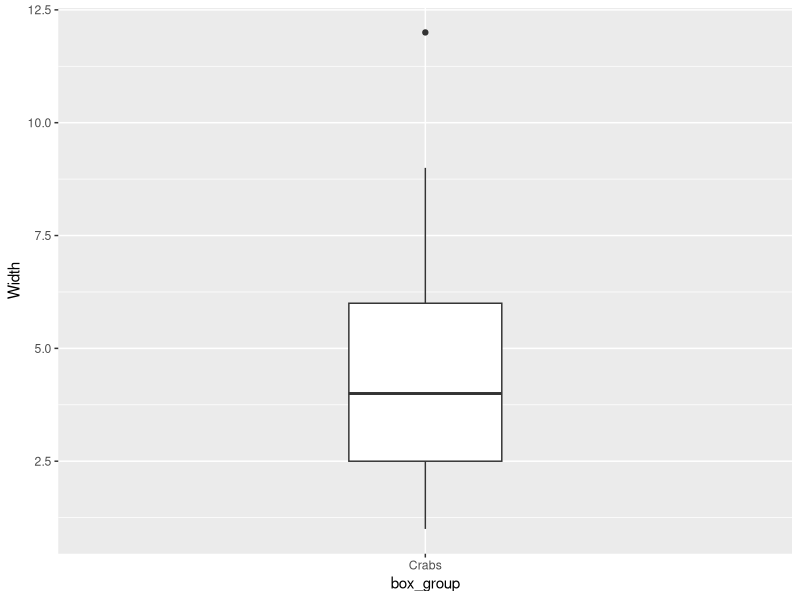
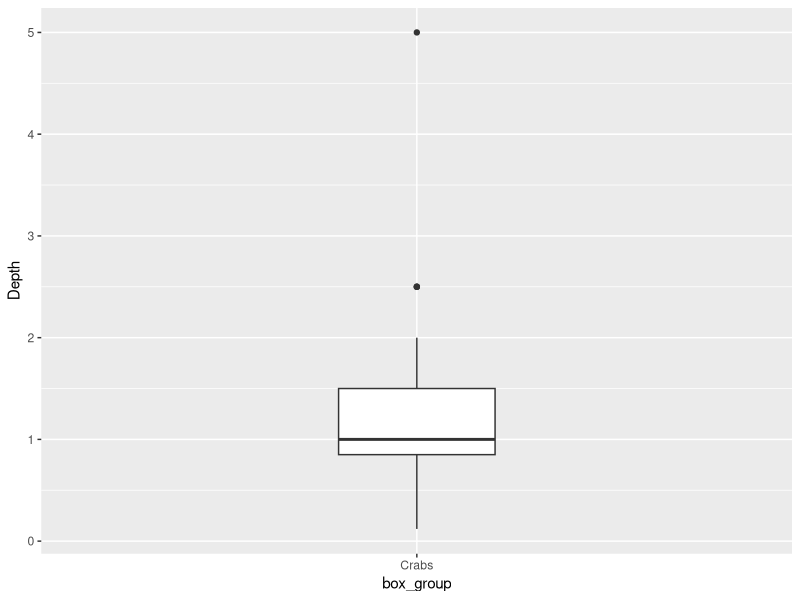
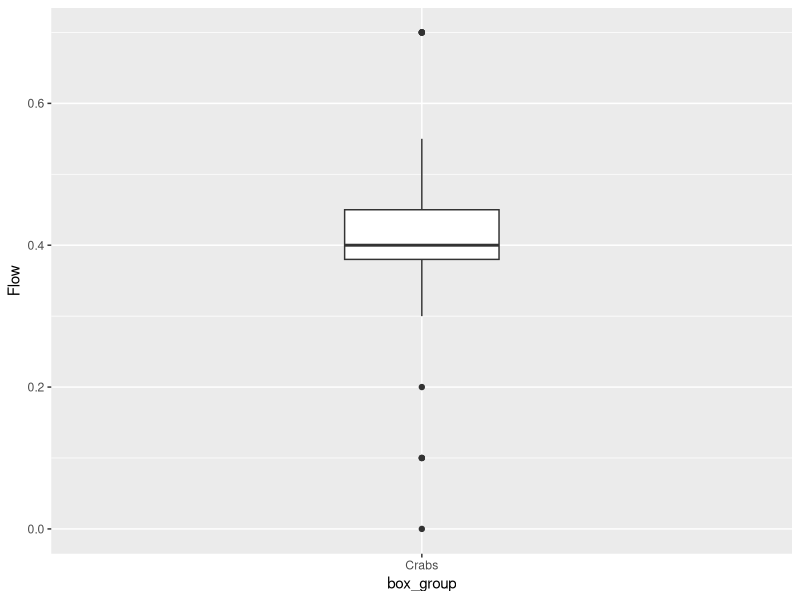
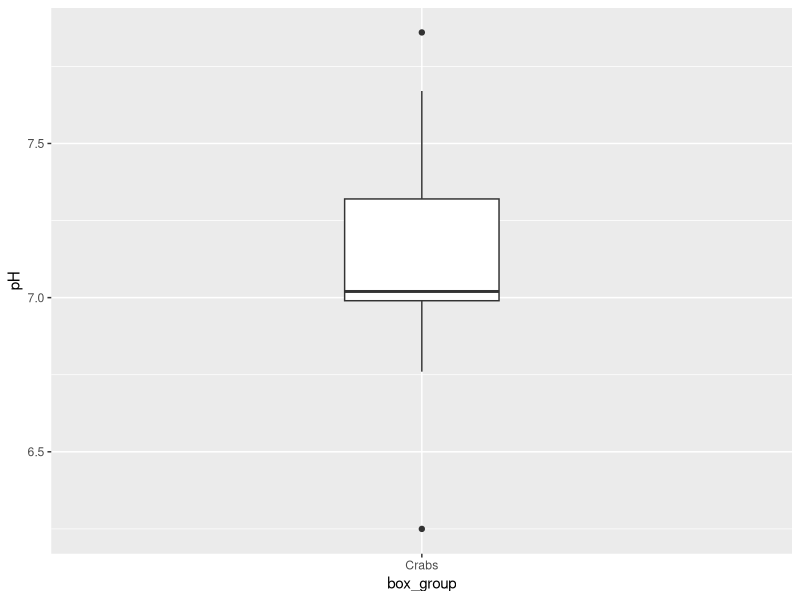
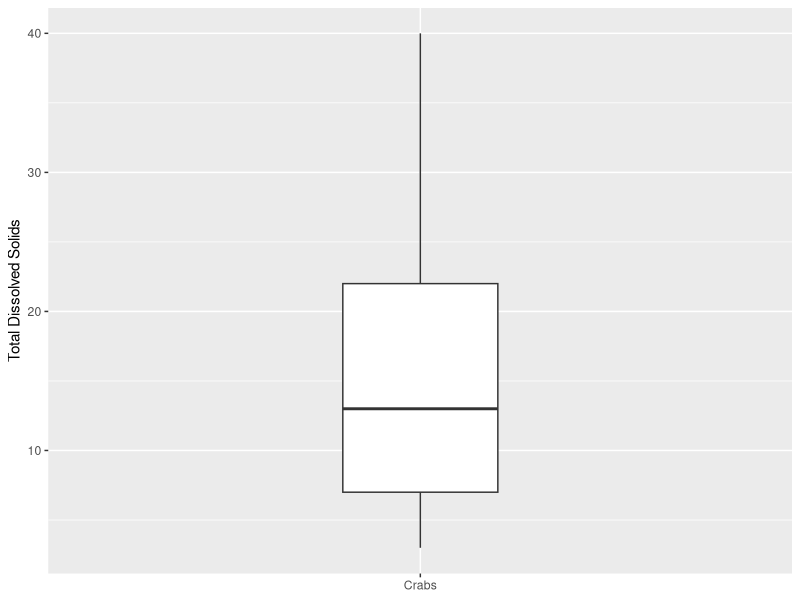
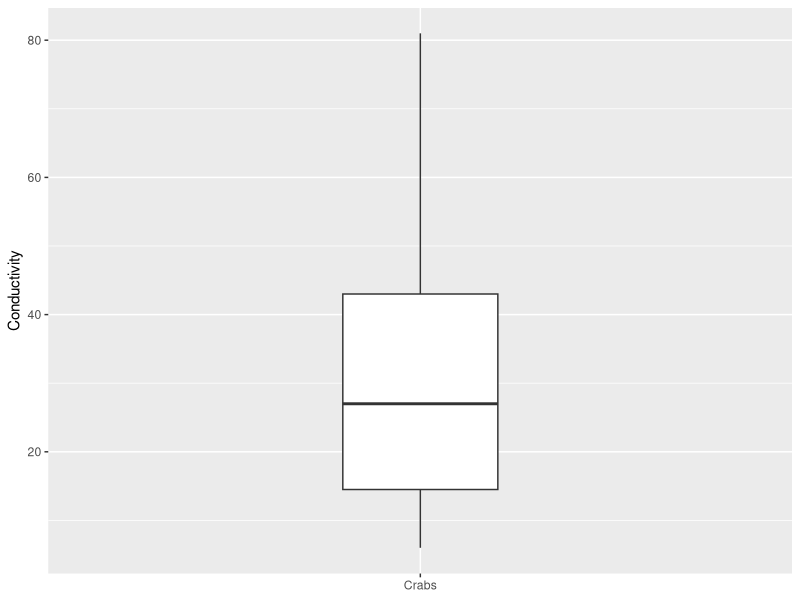
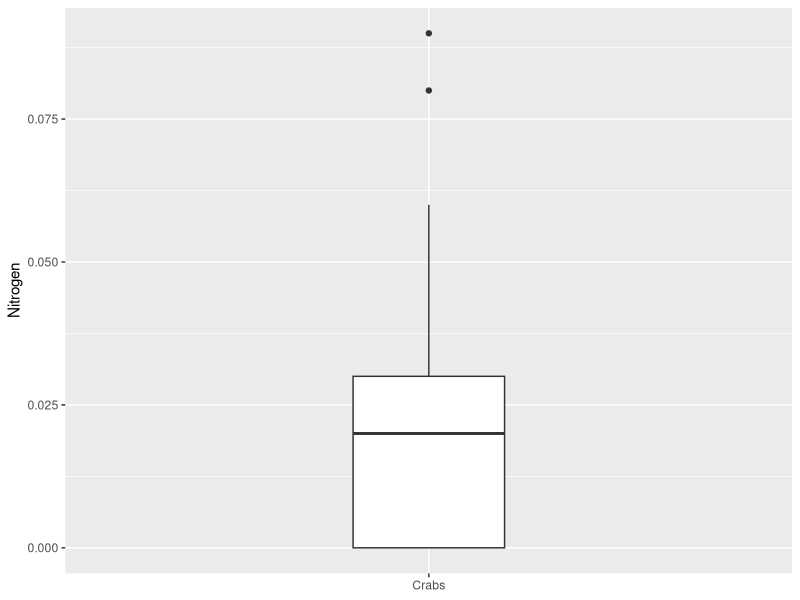
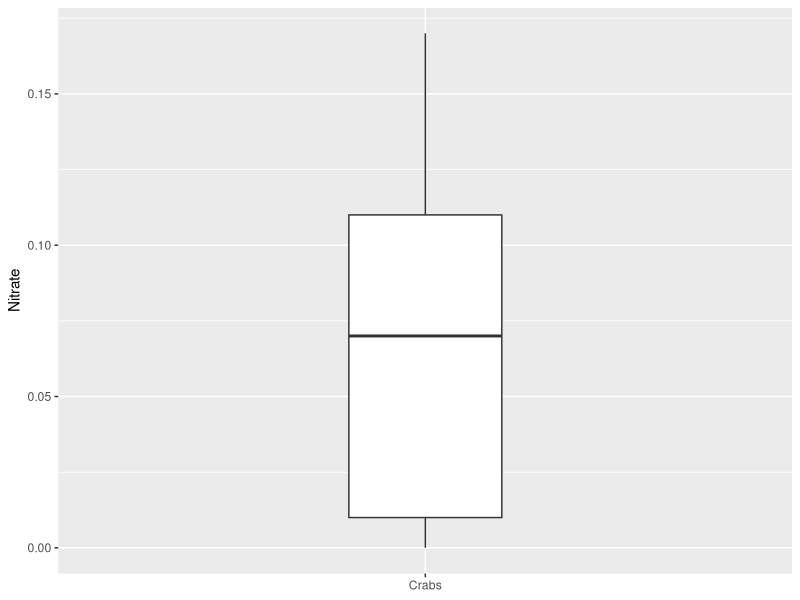

R code for these plots, in order:
## ---- chunk 1
library(tidyverse)
library(here)
library(GGally)
library(patchwork)
## ---- chunk 2
crabs_raw <- read_csv(here("Data","aegla_crabs.csv"))
## ---- chunk 3
view(crabs_raw)
## ---- chunk 4
crabs_data <- crabs_raw %>%
  select(Width, Depth, Flow, pH, TDS, Cond, N, Ni, Nt, Phos, Mg, Ca) %>%
  drop_na() %>% 
  mutate(box_group = "Crabs",row_order = 1:nrow(.))
## ---- chunk 5
view(crabs_data)
## ---- chunk 6
crabs_data %>% 
  ggplot(aes(x = box_group, 
             y = Width)) +
  geom_boxplot(width = 0.25)

## ---- chunk 7
crabs_data %>% 
  ggplot(aes(x = box_group, 
             y = Depth)) +
  geom_boxplot(width = 0.25)

## ---- chunk 8
crabs_data %>% 
  ggplot(aes(x = box_group, 
             y = Flow)) +
  geom_boxplot(width = 0.25)

## ---- chunk 9
crabs_data %>% 
  ggplot(aes(x = box_group, 
             y = pH)) +
  geom_boxplot(width = 0.25)

## ---- chunk 10
crabs_data %>% 
  ggplot(aes(x = box_group, 
             y = TDS)) +
  geom_boxplot(width = 0.25) +
  labs(x = NULL,
       y = "Total Dissolved Solids")

## ---- chunk 11
crabs_data %>% 
  ggplot(aes(x = box_group, 
             y = Cond)) +
  geom_boxplot(width = 0.25) +
  labs(x = NULL,
       y = "Conductivity")

## ---- chunk 12
crabs_data %>% 
  ggplot(aes(x = box_group, 
             y = N)) +
  geom_boxplot(width = 0.25) +
  labs(x = NULL,
       y = "Nitrogen")

## ---- chunk 13
crabs_data %>% 
  ggplot(aes(x = box_group, 
             y = Ni)) +
  geom_boxplot(width = 0.25) +
  labs(x = NULL,
       y = "Nitrate")

## ---- chunk 14
crabs_data %>%
  ggplot(aes(x = box_group,
             y = Nt)) +
  geom_boxplot(width = 0.25)+
   labs(x = NULL,
        y = "Nitrite Concentrations")

## ---- chunk 15
crabs_data %>%
  ggplot(aes(x = box_group,
             y = Phos)) +
  geom_boxplot(width = 0.25)+
   labs(x = NULL,
        y = "Phosphate")

## ---- chunk 16
crabs_data %>%
  ggplot(aes(x = box_group,
             y = Mg)) +
  geom_boxplot(width = 0.25)+
   labs(x = NULL,
        y = "Magnesium")

## ---- chunk 17
crabs_data %>%
  ggplot(aes(x = box_group,
             y = Ca)) +
  geom_boxplot(width = 0.25)+
   labs(x = NULL,
        y = "Calcium concentrations")
## ---- chunk 18
clev_width <- crabs_data %>% 
  ggplot(aes(x = Width,
             y = row_order)) +
  geom_point() +
  labs(x = "Width",
       y = "Order of the data")
clev_width

## ---- chunk 19
clev_depth <- crabs_data %>% 
  ggplot(aes(x = Depth,
             y = row_order)) +
  geom_point() +
  labs(x = "Depth",
       y = "Order of the data")
clev_depth

## ---- chunk 20
clev_pH <- crabs_data %>% 
  ggplot(aes(x = pH,
             y = row_order)) +
  geom_point() +
  labs(x = "pH",
       y = "Order of the data")
clev_pH

## ---- chunk 21
clev_nitro <- crabs_data %>% 
  ggplot(aes(x = N,
             y = row_order)) +
  geom_point() +
  labs(x = "Nitrogen",
       y = "Order of the data")
clev_nitro


## ---- chunk 22
clev_width+clev_depth+clev_pH+clev_nitro
## ---- chunk 23
h1 <- crabs_data %>%
  ggplot() +
  geom_histogram(aes(x = Width),
                 binwidth = 1,
                 boundary = 0,
                 closed = "right",
                 color = "black") +
  scale_x_continuous(breaks = seq(1, 14, by = 2))
h1

## ---- chunk 24
h2 <- crabs_data %>%
  ggplot() +
  geom_histogram(aes(x = Depth),
                 binwidth = .5,
                 boundary = 0,
                 closed = "right",
                 color = "black") +
  scale_x_continuous(breaks = seq(0, 5, by = .5))
h2

## ---- chunk 25
h3 <- crabs_data %>%
  ggplot() +
  geom_histogram(aes(x = pH),
                 binwidth = .1,
                 boundary = 0,
                 closed = "right",
                 color = "black") +
  scale_x_continuous(breaks = seq(6, 8, by = .25))
h3

## ---- chunk 26
dens1 <- crabs_data %>%
  ggplot() +
  geom_density(aes(x = Width)) +
  scale_x_continuous(breaks = seq(1, 14, by = 2))
dens1

## ---- chunk 27
dens2 <- crabs_data %>%
  ggplot() +
  geom_density(aes(x = Depth)) +
  scale_x_continuous(breaks = seq(0, 5, by = .5))
dens2

## ---- chunk 28
dens3 <- crabs_data %>%
  ggplot() +
  geom_density(aes(x = pH)) +
  scale_x_continuous(breaks = seq(6, 8, by = .25))
dens3
## ---- chunk 29
h1+dens1
## ---- chunk 30
h2+dens2
## ---- chunk 31
h3+dens3
## ---- chunk 32
crabs_data %>% ggpairs(columns = 1:12)
